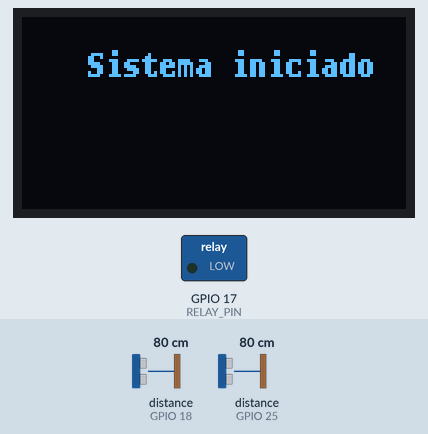
A program run on a simulated ESP32. Shown: 128×64 one-colour display, switched loads named in the program (green lamp = pin HIGH). Wiring (inferred from the names in the program): 2 × ultrasonic range finder: trigger GPIO 19, echo GPIO 18 / trigger GPIO 26, echo GPIO 25. The inputs (shaded band) are chosen by the test bench; at power-on: distance to the obstacle (sensors on GPIO 18, GPIO 25) 80 cm. The echo pulse lasts 58.3 µs per cm; WiFi joins after 1.5 s; servers stay silent unless stated; pins used as bus, display or sensor lines are not drawn; what the program prints to the serial monitor is not drawn.

Above: at 2.1 s.
At 5.2 s:
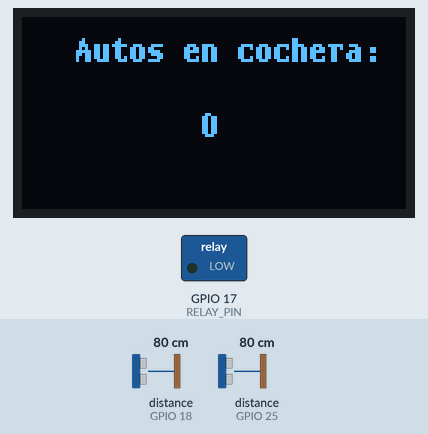
5.3 s: distance to the obstacle (sensor on GPIO 18) set to 12 cm
6.8 s: distance to the obstacle (sensor on GPIO 18) set to 9 cm
At 8.2 s:
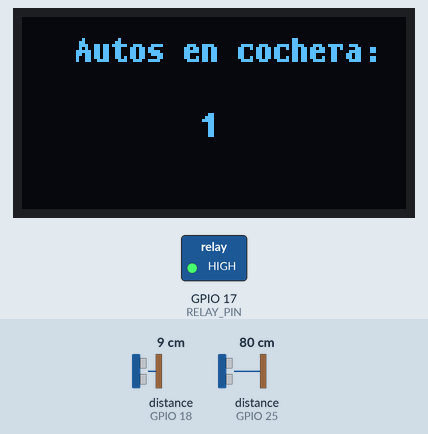
8.5 s: distance to the obstacle (sensor on GPIO 25) set to 2 cm
At 9.2 s:
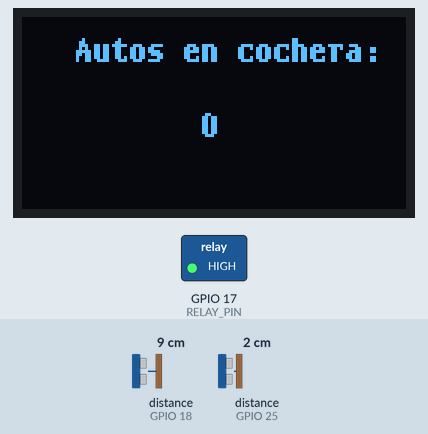
Timing chart, 0 to 11.5 s (numbered marks = the images above; inputs shaded):
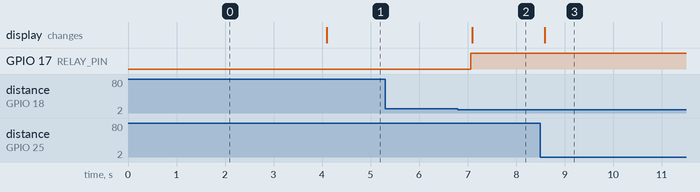

The program:

main.cpp
```cpp
#include <Arduino.h>
#include "sensor_handler.h"
#include "pin_config.h"
#include "wifi_manager.h"
#include "display_manager.h"
#include "fsm_manager.h"
#include "wifi_manager.h"

void setup() {
    Serial.begin(115200);

    // Initialize ultrasonic sensors
    initSensors();

    // Initialize OLED Display
    initDisplay();

    // Set the relay pin as an output and turn it off at startup
    pinMode(RELAY_PIN, OUTPUT);
    digitalWrite(RELAY_PIN, LOW); // Relay initially off

    // Initialize WiFi
    initWiFi();
}

unsigned long lastStateChange = 0;

void loop() {

     // Ensure WiFi stays connected
    handleWiFiConnection();

       // Ejecutar la FSM
    runFSM();
}
```

display_manager.h
```cpp
#ifndef DISPLAY_MANAGER_H
#define DISPLAY_MANAGER_H

void initDisplay();
void updateDisplay(int vehicleCount);

#endif // DISPLAY_MANAGER_H
```

fsm_manager.h
```cpp
#ifndef FSM_MANAGER_H
#define FSM_MANAGER_H

// Define los estados del sistema
enum SystemState { IDLE, CHECK_ENTRY, CHECK_EXIT, UPDATE_DISPLAY, RELAY_CONTROL };

// Declare the current state variable
extern SystemState currentState;

// Función para inicializar la FSM
void initFSM();

// Función para ejecutar la FSM
void runFSM();

// Declaración de funciones auxiliares (si es necesario)
void processEntry();
void processExit();

#endif // FSM_MANAGER_H
```

sensor_handler.h
```cpp
#ifndef SENSOR_HANDLER_H
#define SENSOR_HANDLER_H

#define VEHICLE_ENTRY 0
#define VEHICLE_EXIT  1

// Functions for the initialization and control of the ultrasonic sensors
void initSensors();
// Generalized function to check vehicle detection
bool checkVehicle(int trigPin, int echoPin, int sensorIndex);
long measureDistance(int trigPin, int echoPin);

#endif // SENSOR_HANDLER_H
```

wifi_manager.h
```cpp
#ifndef WIFI_MANAGER_H
#define WIFI_MANAGER_H

#define WIFI_SSID "Fibertel598 2.4GHz"
#define WIFI_PASSWORD "00421413349"

void initWiFi();
bool isWiFiConnected();
void handleWiFiConnection();

#endif // WIFI_MANAGER_H
```

display_manager.cpp
```cpp
#include <U8g2lib.h>
#include <Wire.h>
#include "pin_config.h"
#include "wifi.h"

// Initialize the U8g2 object for SSD1306 displays in I2C mode
U8G2_SSD1306_128X64_NONAME_F_HW_I2C u8g2(U8G2_R0, /* reset=*/ U8X8_PIN_NONE);

void initDisplay() {
    u8g2.begin(); // Initialize the display
    u8g2.clearBuffer(); // Clear the buffer
    u8g2.setFont(u8g2_font_t0_11b_tf); // Set the font
    u8g2.drawStr(22, 20, "Sistema iniciado"); // Initial message
    u8g2.sendBuffer(); // Send the buffer to the display
    delay(2000); // Pause to visualize
    u8g2.clearBuffer();
}

void updateDisplay(int vehicleCount) {
    u8g2.clearBuffer(); // Clear the previous content
    u8g2.setFont(u8g2_font_t0_11b_tf); // Set the font

    // Write the text en screen
    u8g2.drawStr(18, 15, "Autos en cochera:");
    u8g2.setCursor(60, 40);
    u8g2.print(vehicleCount); // Display the number of cars

    u8g2.sendBuffer(); // Update the screen
}
```

fsm_manager.cpp
```cpp
#include "fsm_manager.h"
#include "sensor_handler.h"
#include "display_manager.h"
#include "pin_config.h"
#include <Arduino.h>

// Variable global para el estado actual
SystemState currentState = IDLE;

// Variables relacionadas con el sistema
int vehicle_count = 0;
bool relay_active = false;
unsigned long relay_timer_start = 0;
const long interval = 500;        // Intervalo entre lecturas de sensores (en ms)
#define RELAY_DURATION 120000    // Duración del relé en milisegundos (2 minutos)

// Inicializar la FSM
void initFSM() {
    currentState = IDLE;
}

// Ejecutar la FSM
void runFSM() {
    unsigned long currentMillis = millis();
    static unsigned long lastStateChange = 0;

    switch (currentState) {
        case IDLE:
            if (currentMillis - lastStateChange >= interval) {
                currentState = CHECK_ENTRY;
                lastStateChange = currentMillis;
            }
            break;

        case CHECK_ENTRY:
            if (checkVehicle(TRIG_PIN1, ECHO_PIN1, VEHICLE_ENTRY)) {
                processEntry();
            }
            currentState = CHECK_EXIT;
            break;

        case CHECK_EXIT:
            if (checkVehicle(TRIG_PIN2, ECHO_PIN2, VEHICLE_EXIT)) {
                processExit();
            }
            currentState = UPDATE_DISPLAY;
            break;

        case UPDATE_DISPLAY:
            updateDisplay(vehicle_count);
            currentState = RELAY_CONTROL;
            break;

        case RELAY_CONTROL:
            if (relay_active && (millis() - relay_timer_start >= RELAY_DURATION)) {
                digitalWrite(RELAY_PIN, LOW);
                relay_active = false;
                Serial.println("Relay turned off after 2 minutes");
            }
            currentState = IDLE;
            break;
    }
}

// Procesar la entrada de vehículos
void processEntry() {
    vehicle_count++;
    Serial.println("Vehicle entered");
    digitalWrite(RELAY_PIN, HIGH);
    relay_active = true;
    relay_timer_start = millis();
}

// Procesar la salida de vehículos
void processExit() {
    vehicle_count = max(0, vehicle_count - 1);
    Serial.println("Vehicle exited");
}
```

sensor_handler.cpp
```cpp
#include "sensor_handler.h"
#include <Arduino.h>
#include "pin_config.h"
#include "display_manager.h"

// Define thresholds and constants
#define DETECTION_THRESHOLD 10 // Threshold in cm to detect an object
#define MAX_DISTANCE 400       // Maximum distance the sensor can detect
#define NO_OBJECT -1           // Value when no object is detected

// Define the relay activation time
#define RELAY_DURATION 120000 // 2 minutes en miliseconds

// Variables to store the current and previous state of sensors
bool sensorActive[] = {false, false}; // States for both sensors

// Initialize the pins for the ultrasonic sensors
void initSensors() {
    pinMode(TRIG_PIN1, OUTPUT);
    pinMode(ECHO_PIN1, INPUT);
    pinMode(TRIG_PIN2, OUTPUT);
    pinMode(ECHO_PIN2, INPUT);
}

// Measure the distance using ultrasonic sensors
long measureDistance(int trigPin, int echoPin) {
    digitalWrite(trigPin, LOW);
    delayMicroseconds(2);
    digitalWrite(trigPin, HIGH);
    delayMicroseconds(10);
    digitalWrite(trigPin, LOW);

    long duration = pulseIn(echoPin, HIGH, 30000); // Timeout of 30 ms
    if (duration == 0) {
        return NO_OBJECT; // No response from sensor
    }

    long distance = (duration / 2) * 0.0343; // Calculate distance in cm
    if (distance > MAX_DISTANCE) {
        return NO_OBJECT; // Distance out of range
    }

    return distance;
}

// Generalized function to check vehicle entry or exit
bool checkVehicle(int trigPin, int echoPin, int sensorIndex) {
    long distance = measureDistance(trigPin, echoPin);

    if (distance < DETECTION_THRESHOLD && distance != NO_OBJECT) {
        if (!sensorActive[sensorIndex]) {
            sensorActive[sensorIndex] = true;
            return true;
        }
    } else {
        sensorActive[sensorIndex] = false;
    }

    return false;
}
```

wifi_manager.cpp
```cpp
#include "wifi_manager.h"
#include <WiFi.h>

#define WIFI_TIMEOUT 20000 // Maximum time to try to connect (in ms)

void initWiFi() {
    WiFi.begin(WIFI_SSID, WIFI_PASSWORD);

    unsigned long startAttemptTime = millis();

    // Try to connect to WiFi
    while (WiFi.status() != WL_CONNECTED && millis() - startAttemptTime < WIFI_TIMEOUT) {
        delay(1000);
        Serial.println("Connecting to WiFi...");
    }

    if (WiFi.status() == WL_CONNECTED) {
        Serial.println("WiFi connected.");
        Serial.print("IP Address: ");
        Serial.println(WiFi.localIP());
    } else {
        Serial.println("Failed to connect to WiFi.");
    }
}

bool isWiFiConnected() {
    return WiFi.status() == WL_CONNECTED;
}

void handleWiFiConnection() {
    if (!isWiFiConnected()) {
        Serial.println("WiFi disconnected. Attempting to reconnect...");
        initWiFi();
    }
}
```

pin_config.h
```cpp
#ifndef PIN_CONFIG_H
#define PIN_CONFIG_H

// Ultrasonic sensors
#define TRIG_PIN2 26  // Exit sensor (TRIG)
#define ECHO_PIN2 25 // Exit sensor (ECHO)
#define TRIG_PIN1 19 // Entry sensor (TRIG)
#define ECHO_PIN1 18 // Entry sensor (ECHO)

// Relay (light control)
#define RELAY_PIN 17

// OLED Display (I2C)
#define SDA_PIN 21 // Pin SDA
#define SCL_PIN 22 // Pin SCL

//--Hardware PINS definitions
#define ONBOARD_LED_PIN             2

//--Software constants
#define SERIAL_BAUDRATE             19200

#endif // PIN_CONFIG_H
```

Measured:
- the behaviour switches between 11 and 10 cm on distance to the obstacle (sensor on GPIO 18) (found by bisection; images 1 and 2)
- after the input at 5.3 s, every drawn part: stays the same
- after the input at 6.8 s, GPIO 17 (RELAY_PIN): LOW → HIGH after 0.26 s; the display: changes after 0.29 s (image 2)
- after the input at 8.5 s, the display: changes after 0.09 s (image 3)
